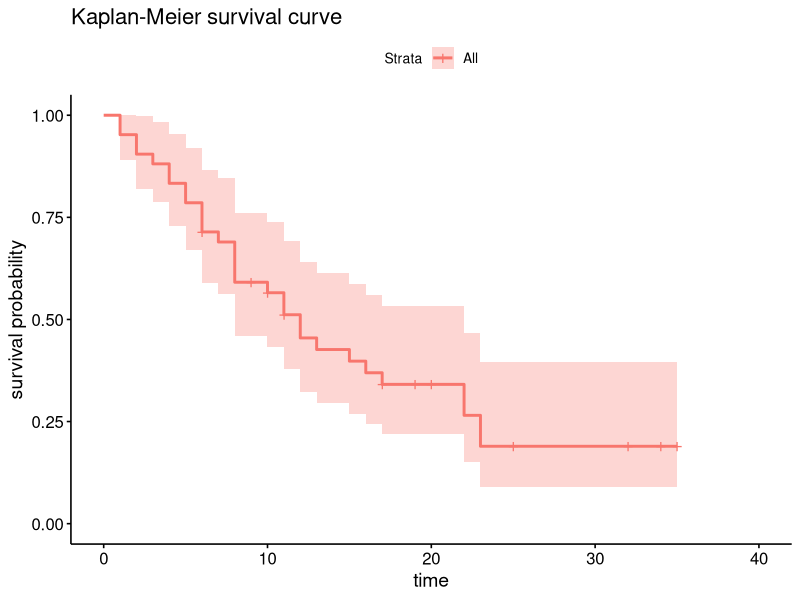
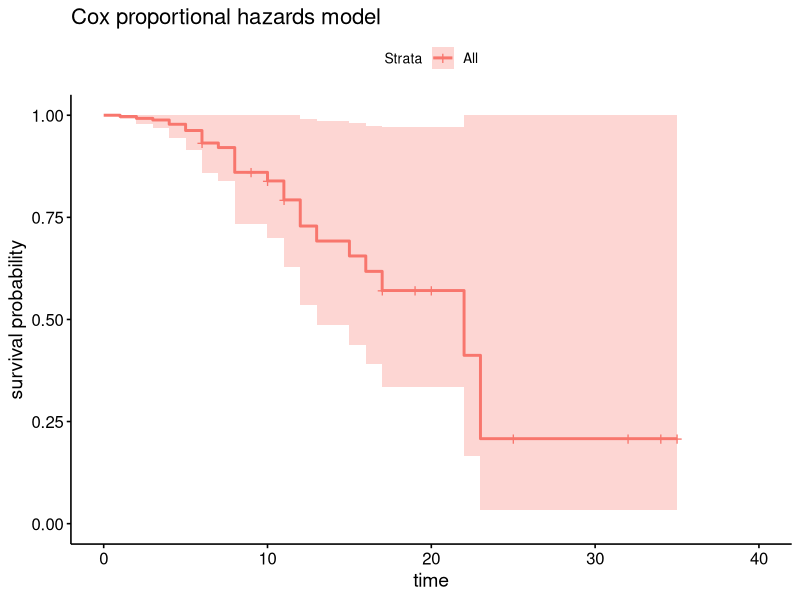
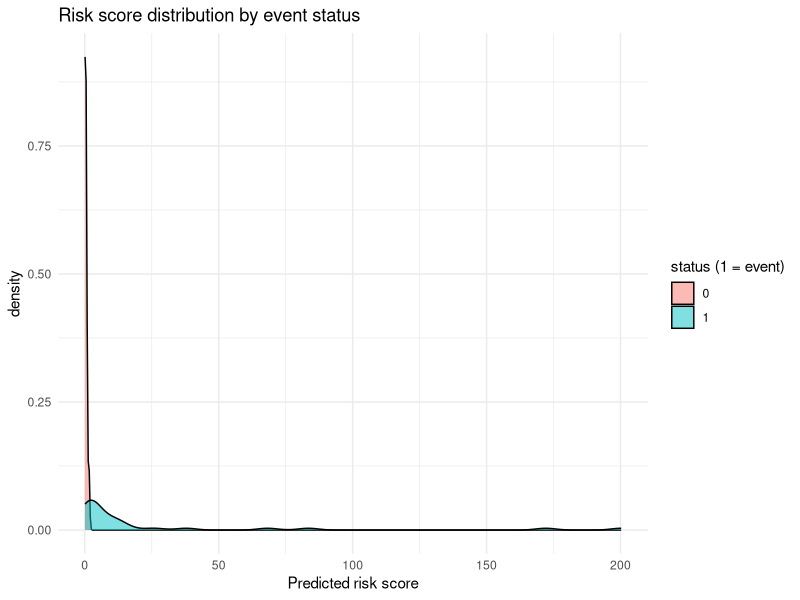
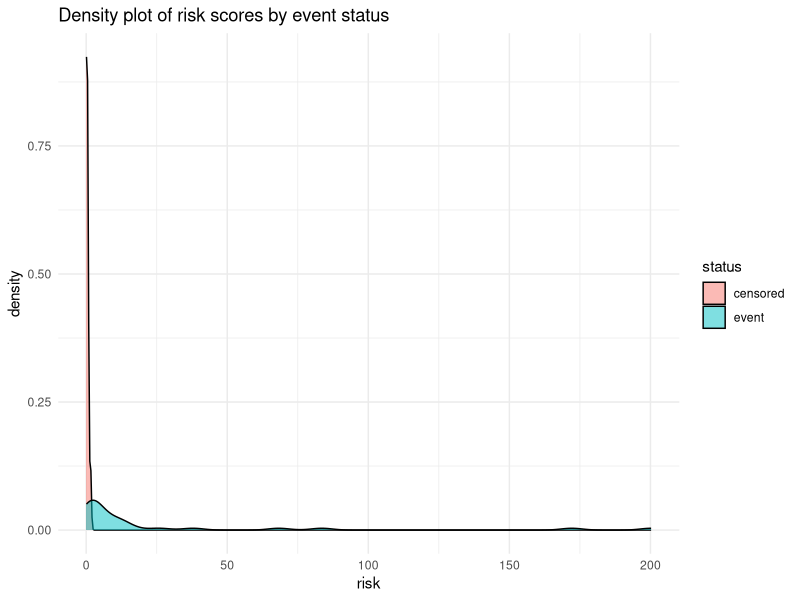
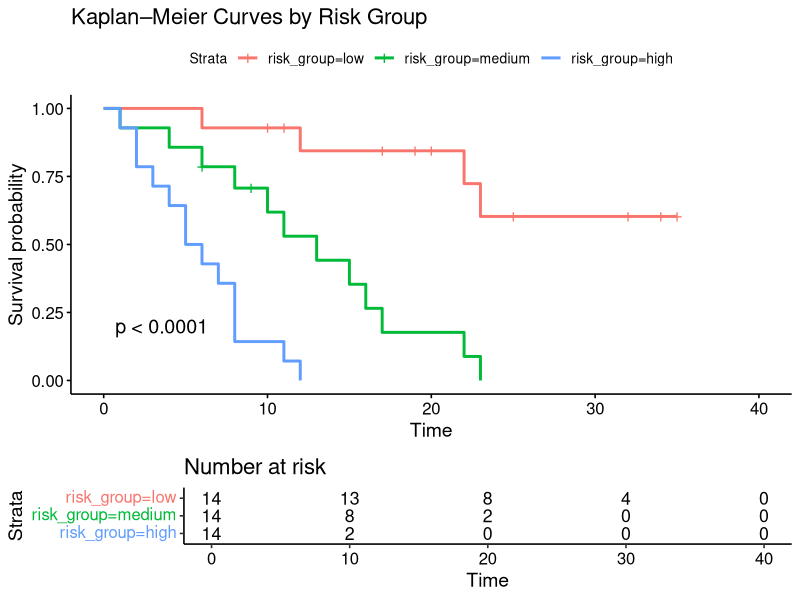
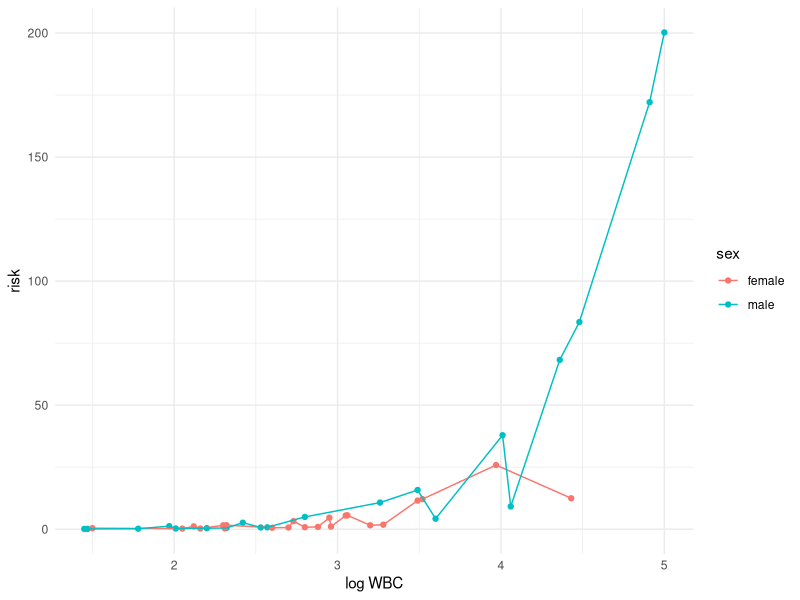

R code for these plots, in order:
## ---- chunk 1
#| echo: true
#| message: false
#| warning: false
#| 
library(openxlsx)
library(dplyr)
data_raw <- read.xlsx(
  "lukemia-remission-data.xlsx",
  rowNames = FALSE, detectDates = TRUE,
  skipEmptyRows = TRUE, skipEmptyCols = TRUE) 
# data_raw |> count(status) # 0(no remission):12, 1(remission):30
# data_raw |> count(sex) # 0(male):22, 1(female):20
data_raw |> glimpse()
## ---- chunk 2
#| echo: true
#| message: false
#| warning: false
#| 
library(survival)
library(survminer)
fit_km <- survfit(Surv(time, status) ~ 1, data = data_raw)
## ---- chunk 3
#| echo: true
#| message: false
#| warning: false
#| fig-width: 12
#| fig-height: 6
#| 
# fit_km
#  n events median 0.95LCL 0.95UCL
# 42     30     12       8      22

fit_km |>
  ggsurvplot(data = data_raw,
             xlab = "time", ylab = "survival probability",
             title = "Kaplan-Meier survival curve")
## ---- chunk 4
#| echo: true
#| message: false
#| warning: false
#| 
fit_cox <- coxph(Surv(time, status) ~ sex + logWBC + rx, data = data_raw)
fit_cox
## ---- chunk 5
#| echo: true
#| message: false
#| warning: false
#| 
survfit(fit_cox) |> 
  ggsurvplot(data = data_raw,
             xlab = "time", ylab = "survival probability",
             title = "Cox proportional hazards model")
## ---- chunk 6
#| echo: true
#| message: false
#| warning: false
#| 
summary(fit_cox)
## ---- chunk 7
#| echo: true
#| message: false
#| warning: false
#| 
data_raw$risk <- predict(fit_cox, newdata = data_raw, type = 'risk')
## ---- chunk 8
#| echo: true
#| message: false
#| warning: false
#| fig-width: 6
#| fig-height: 4
#| 
library(ggplot2)
data_raw |> 
  ggplot(aes(x = risk, fill = factor(status))) +
  geom_density(alpha = 0.5) +
  labs(title = "Risk score distribution by event status",
       x = "Predicted risk score",
       fill = "status (1 = event)") +
  theme_minimal()
## ---- chunk 9
#| echo: true
#| message: false
#| warning: false
#| fig-width: 6
#| fig-height: 4
#| 
data_raw |> 
  mutate(status = ifelse(status == 1, "event", "censored")) |>
  ggplot(aes(x = risk, fill = status)) +
  geom_density(alpha = 0.5) +
  labs(title = "Density plot of risk scores by event status",
       x = "risk", fill = "status") +
  theme_minimal()
## ---- chunk 10
#| echo: true
#| message: false
#| warning: false
#| fig-width: 12
#| fig-height: 8
#| 
# Create tertiles of risk
data_raw$risk_group <- with(
  data_raw, cut(risk, breaks = quantile(risk, probs = c(0, 1/3, 2/3, 1)),
                labels = c("low", "medium", "high"),
                include.lowest = TRUE))

fit_km_risk <- survfit(Surv(time, status) ~ risk_group, data = data_raw)
fit_km_risk |> 
  ggsurvplot(data = data_raw, pval = TRUE,
             title = "Kaplan–Meier Curves by Risk Group",
             risk.table = TRUE)
## ---- chunk 11
#| echo: true
#| message: false
#| warning: false
#| fig-width: 10
#| fig-height: 6
#| 
data_raw |> 
  mutate(sex = ifelse(sex == 1, "male", "female")) |> 
  ggplot(aes(x = logWBC, y = risk, group = sex, colour = sex)) +
  geom_point() + geom_line() +
  labs(x = "log WBC", y = "risk") +
  theme_minimal()
